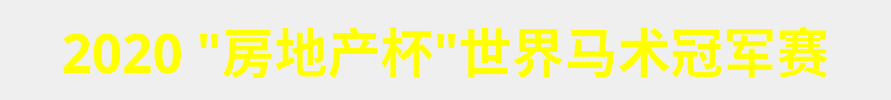
<?xml version="1.0" encoding="UTF-8"?>
<ui version="4.0">
 <class>Form</class>
 <widget class="QWidget" name="Form">
  <property name="geometry">
   <rect>
    <x>0</x>
    <y>0</y>
    <width>891</width>
    <height>88</height>
   </rect>
  </property>
  <property name="sizePolicy">
   <sizepolicy hsizetype="Fixed" vsizetype="Fixed">
    <horstretch>0</horstretch>
    <verstretch>0</verstretch>
   </sizepolicy>
  </property>
  <property name="minimumSize">
   <size>
    <width>300</width>
    <height>0</height>
   </size>
  </property>
  <property name="windowTitle">
   <string>Form</string>
  </property>
  <property name="layoutDirection">
   <enum>Qt::LeftToRight</enum>
  </property>
  <layout class="QVBoxLayout" name="verticalLayout">
   <item>
    <widget class="QLabel" name="lbltitle">
     <property name="sizePolicy">
      <sizepolicy hsizetype="Expanding" vsizetype="Expanding">
       <horstretch>0</horstretch>
       <verstretch>0</verstretch>
      </sizepolicy>
     </property>
     <property name="palette">
      <palette>
       <active>
        <colorrole role="WindowText">
         <brush brushstyle="SolidPattern">
          <color alpha="255">
           <red>255</red>
           <green>255</green>
           <blue>0</blue>
          </color>
         </brush>
        </colorrole>
       </active>
       <inactive>
        <colorrole role="WindowText">
         <brush brushstyle="SolidPattern">
          <color alpha="255">
           <red>255</red>
           <green>255</green>
           <blue>0</blue>
          </color>
         </brush>
        </colorrole>
       </inactive>
       <disabled>
        <colorrole role="WindowText">
         <brush brushstyle="SolidPattern">
          <color alpha="255">
           <red>120</red>
           <green>120</green>
           <blue>120</blue>
          </color>
         </brush>
        </colorrole>
       </disabled>
      </palette>
     </property>
     <property name="font">
      <font>
       <family>微软雅黑</family>
       <pointsize>40</pointsize>
       <weight>75</weight>
       <bold>true</bold>
      </font>
     </property>
     <property name="text">
      <string>2020 &quot;房地产杯&quot;世界马术冠军赛</string>
     </property>
     <property name="scaledContents">
      <bool>true</bool>
     </property>
     <property name="alignment">
      <set>Qt::AlignCenter</set>
     </property>
    </widget>
   </item>
  </layout>
 </widget>
 <resources/>
 <connections/>
</ui>
